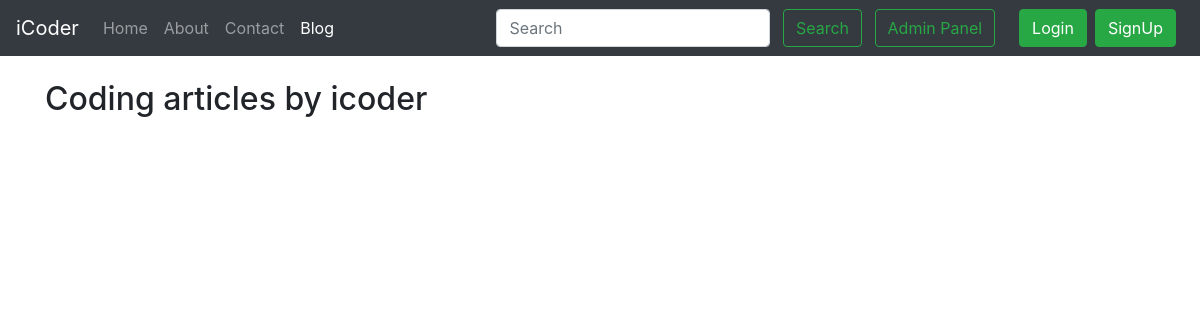
The page /blog/ on the database as committed earlier.
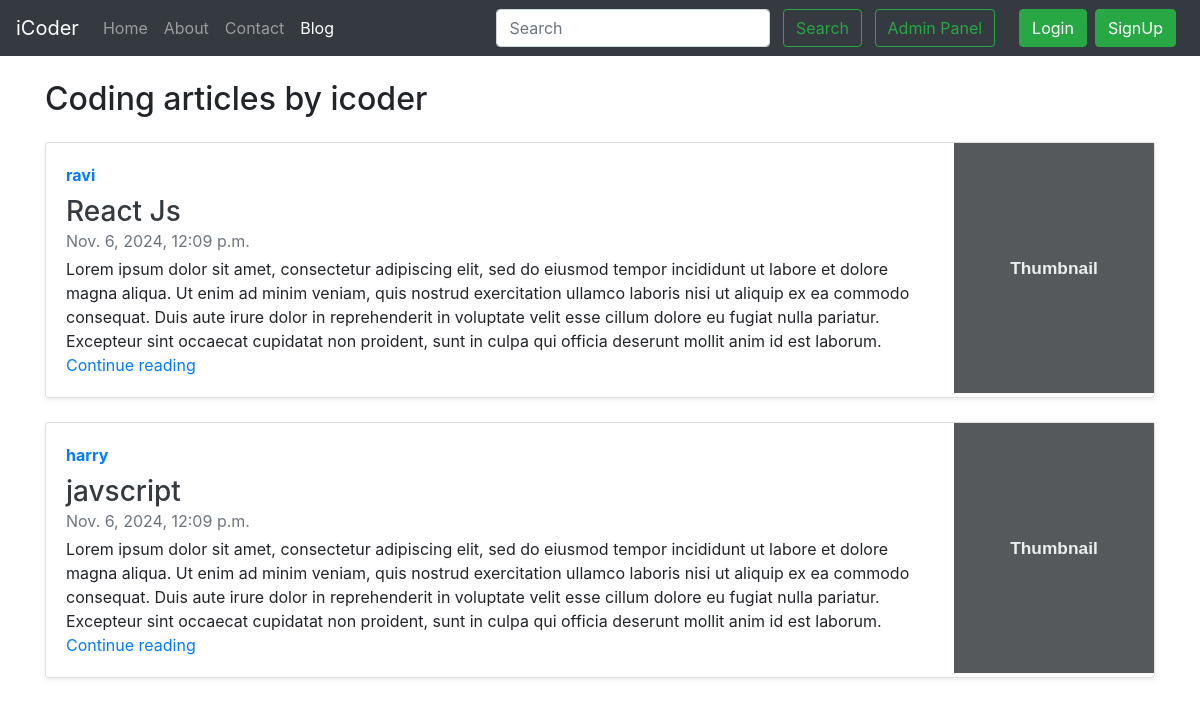
The same page on the database as committed later.
### blog/models.py (models this page shows, shortened)
class Post(models.Model):
    sno = models.AutoField(primary_key=True)
    author = models.CharField(max_length=20)
    title = models.CharField(max_length=255)
    content = models.TextField()
    slug = models.CharField(max_length=100, default='')
    timestamp = models.DateTimeField(blank=True)

### blog/views.py (the view)
# urls.py: path('', views.blogHome, name="blogHome"),
def blogHome(request):
    allposts = Post.objects.all()
    context = {'allposts': allposts}
    return render(request, 'blog/blogHome.html', context)

### templates/blog/blogHome.html (shortened to what this page needs)
{% extends "base.html" %}
{% block blogactive %} active {% endblock blogactive %}
 {% block body %}
<div class="container my-4">
    <h2>Coding articles by icoder</h2>
    {% for post in allposts  %}
    <div class="card flex-md-row mb-4 shadow-sm h-md-250 my-4">
      <div class="card-body d-flex flex-column align-items-start">
        <strong class="d-inline-block mb-2 text-primary">{{post.author}}</strong>
        <h3 class="mb-0">
          <a class="text-dark" href="#">{{post.title}}</a>
        </h3>
        <div class="mb-1 text-muted">{{post.timestamp}}</div>
        <p class="card-text mb-auto"> {{post.content}}</p>
        <a href="/blog/{{post.slug}}">Continue reading</a>
      </div>
      <img class="card-img-right flex-auto d-none d-lg-block" data-src="holder.js/200x250?theme=thumb" alt="Thumbnail [200x250]" data-holder-rendered="true" style="width: 200px; height: 250px;">
    </div>
    {% endfor %}
</div>
{% endblock body %}

### templates/base.html (shortened to what this page needs)
<!doctype html>
<html lang="en">
  <head>
    <link rel="stylesheet" href="https://stackpath.bootstrapcdn.com/bootstrap/4.5.2/css/bootstrap.min.css">
  </head>
  <body>
    <nav class="navbar navbar-expand-lg navbar-dark bg-dark">
        <a class="navbar-brand" href="/">iCoder</a>
        <div class="collapse navbar-collapse" id="navbarSupportedContent">
          <ul class="navbar-nav mr-auto">
            <li class="nav-item {% block homeactive %}  {% endblock homeactive %}">
              <a class="nav-link" href="/">Home <span class="sr-only">(current)</span></a>
            </li>
            <li class="nav-item {% block aboutactive %}  {% endblock aboutactive %}" >
              <a class="nav-link" href="/about">About</a>
            </li>
            <li class="nav-item {% block contactactive %}  {% endblock contactactive %} ">
              <a class="nav-link" href="/contact">Contact</a>
            </li>
            <li class="nav-item {% block blogactive %}  {% endblock blogactive %} ">
              <a class="nav-link" href="/blog">Blog</a>
            </li>
          </ul>
          <div class="ml-auto form-inline ">
          <form method="get" action="/search"class="my-2 my-lg-0 mx-3">
            <input class="form-control mr-sm-2" type="search" placeholder="Search" aria-label="Search" name="query" id="query">
            <button class="btn btn-outline-success my-2 my-sm-0 " type="submit">Search</button>
            <a href="/admin" role="button" target="_blank" class="btn btn-outline-success m-2 my-sm-0"> Admin Panel </a>
          </form>
{% if user.is_authenticated %}
<ul class="navbar-nav mr-2">
<li class="nav-item dropdown">
<a class="nav-link dropdown-toggle" href='#' id="navbarDropdown" role="button" data-toggle="dropdown"> Welcome {{request.user}}</a>
<div class="dropdown-menu" aria-labelledby="navbarDropdown">
          <a class="dropdown-item" href="/logout">Logout</a>
        </div>
      </li>
      </ul>
      </div>
{% else %}
<button type="button" class="btn btn-success mr-2" data-toggle="modal" data-target="#loginModal">
Login
</button>
<button type="button" class="btn btn-success mr-2" data-toggle="modal" data-target="#signupModal">
SignUp
</button>
{% endif %}
        </div>
      </nav>
      {% block body %}  {% endblock body %}
  </body>
</html>

Rows that differ between the two databases and show on the page:
added Post: author "ravi", title "React Js", timestamp "Nov. 6, 2024, 12:09 p.m.", content "Lorem ipsum dolor sit amet, consectetur adipiscing elit, sed do eiusmod tempor incididunt ut labore et dolore magna aliqua. Ut enim ad minim veniam, quis nostrud exercitation ullamco laboris nisi ut aliquip ex ea commodo consequat. Duis aute irure dolor in reprehenderit in voluptate velit esse cillum dolore eu fugiat nulla pariatur. Excepteur sint occaecat cupidatat non proident, sunt in culpa qui officia deserunt mollit anim id est laborum."
added Post: author "harry", title "javscript", timestamp "Nov. 6, 2024, 12:09 p.m.", content "Lorem ipsum dolor sit amet, consectetur adipiscing elit, sed do eiusmod tempor incididunt ut labore et dolore magna aliqua. Ut enim ad minim veniam, quis nostrud exercitation ullamco laboris nisi ut aliquip ex ea commodo consequat. Duis aute irure dolor in reprehenderit in voluptate velit esse cillum dolore eu fugiat nulla pariatur. Excepteur sint occaecat cupidatat non proident, sunt in culpa qui officia deserunt mollit anim id est laborum."
